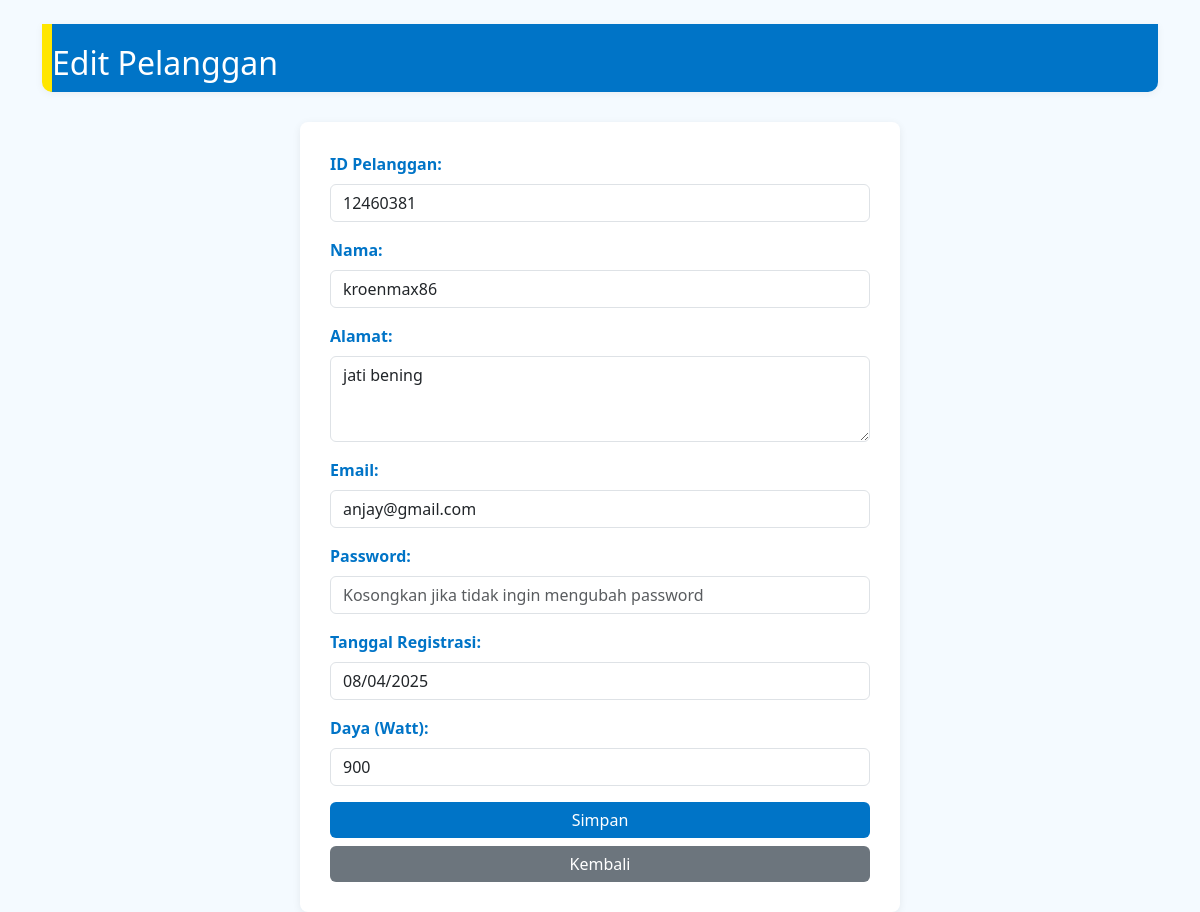
Screenshot of /pages/edit_pelanggan.php?id=12460381 (signed in) with the database file from the repository.
### tables this page shows
CREATE TABLE `pelanggan` (
  `id_pelanggan` varchar(10) NOT NULL,
  `nama` varchar(100) DEFAULT NULL,
  `password` varchar(100) DEFAULT NULL,
  `email` varchar(100) DEFAULT NULL,
  `alamat` text DEFAULT NULL,
  `daya` int(11) DEFAULT NULL,
  `tanggal_registrasi` date DEFAULT NULL
);

CREATE TABLE `tarif` (
  `daya` int(11) NOT NULL,
  `tarif_per_kwh` int(11) DEFAULT NULL
);

### pages/edit_pelanggan.php (the view, shortened to what this page needs)
<?php
include '../config/koneksi.php';
$id = $_GET['id'];
$data = mysqli_fetch_assoc(mysqli_query($koneksi, "SELECT * FROM pelanggan WHERE id_pelanggan='$id'"));
$tarif = mysqli_query($koneksi, "SELECT * FROM tarif ORDER BY daya ASC");
?>
<!DOCTYPE html>
<html>
<head>
</head>
<body>
<div class="container mt-4">
    <div class="pln-header">
        <h2 class="mb-0">Edit Pelanggan</h2>
    </div>
    <div class="form-container">
        <form method="POST" action="../proses/edit_pelanggan.php">
            <div class="mb-3">
                <label class="form-label">ID Pelanggan:</label>
                <input type="text" class="form-control" value="<?= $data['id_pelanggan'] ?>" readonly>
            </div>
            <div class="mb-3">
                <label class="form-label">Nama:</label>
                <input type="text" name="nama" class="form-control" value="<?= $data['nama'] ?>" required>
            </div>
            <div class="mb-3">
                <label class="form-label">Alamat:</label>
                <textarea name="alamat" class="form-control" rows="3" required><?= $data['alamat'] ?></textarea>
            </div>
            <div class="mb-3">
                <label class="form-label">Email:</label>
                <input type="email" name="email" class="form-control" value="<?= isset($data['email']) ? $data['email'] : '' ?>" required>
            </div>
            <div class="mb-3">
                <label class="form-label">Password:</label>
                <input type="password" name="password" class="form-control" placeholder="Kosongkan jika tidak ingin mengubah password">
            </div>
            <div class="mb-3">
                <label class="form-label">Tanggal Registrasi:</label>
                <input type="date" class="form-control" value="<?= isset($data['tanggal_registrasi']) ? $data['tanggal_registrasi'] : '' ?>" readonly>
            </div>
            <div class="mb-3">
                <label class="form-label">Daya (Watt):</label>
                <select name="daya" class="form-control" required>
                    <?php mysqli_data_seek($tarif, 0); while($row = mysqli_fetch_assoc($tarif)): ?>
                        <option value="<?= $row['daya'] ?>" <?= $row['daya'] == $data['daya'] ? 'selected' : '' ?>><?= $row['daya'] ?></option>
                    <?php endwhile; ?>
                </select>
            </div>
            <div class="d-grid gap-2">
                <button type="submit" name="update" class="btn btn-primary">Simpan</button>
                <a href="pelanggan.php" class="btn btn-secondary">Kembali</a>
            </div>
        </form>
    </div>
</div>
</body>
</html>

### pages/edit_pelanggan.php (style rules this page uses)
body { background: #f4faff; }
.pln-header { background: #0074c7; color: #fff; padding: 20px 0 10px 0; border-left: 10px solid #ffe600; border-radius: 0 0 10px 10px; margin-bottom: 30px; box-shadow: 0 2px 8px rgba(0,0,0,0.05); }
.form-container { background: #fff; border-radius: 8px; padding: 30px; box-shadow: 0 2px 8px rgba(0,0,0,0.07); max-width: 600px; margin: 0 auto; }
.form-label { font-weight: bold; color: #0074c7; }
.btn-primary { background: #0074c7; border: none; }
.btn-secondary { background: #6c757d; border: none; }

### rows the page displays
pelanggan: id_pelanggan "12460381", nama "kroenmax86", alamat "jati bening", email "anjay@gmail.com", tanggal_registrasi "08/04/2025", daya "900"
